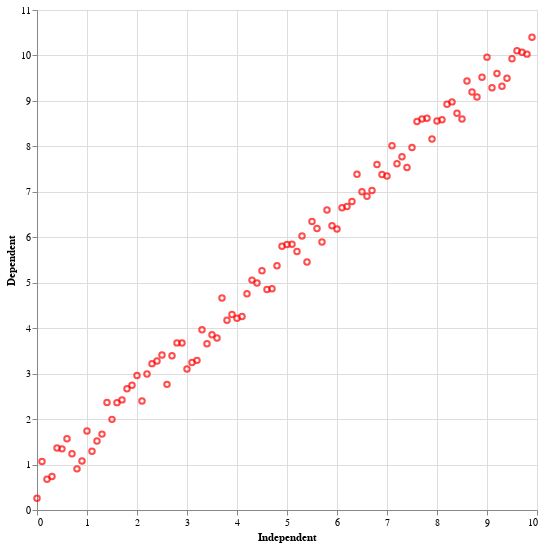

Here is the notebook cell this chart was saved with:
### Markdown cell above
Parametrom color, možemo postići da se tačke na grafiku prikažu željenom bojom.

### Code cell
df |> @vlplot(
    mark = {:point, color="red"},
    x = :Independent,
    y = :Dependent,
    width = 500,
    height = 500
)

### Figure 1 — Vega-Lite specification as saved in the notebook (floating-point values rounded to 4 significant figures)
{"data": {"values": [{"Dependent": 0.2585, "Grade": 2, "Group": "Yes", "Independent": 0, "Scale": 13}, {"Dependent": 1.069, "Grade": 1, "Group": "No", "Independent": 0.1, "Scale": 11}, {"Dependent": 0.6742, "Grade": 2, "Group": "Yes", "Independent": 0.2, "Scale": 19}, {"Dependent": 0.7345, "Grade": 2, "Group": "Yes", "Independent": 0.3, "Scale": 14}, {"Dependent": 1.366, "Grade": 2, "Group": "Yes", "Independent": 0.4, "Scale": 13}, {"Dependent": 1.345, "Grade": 1, "Group": "No", "Independent": 0.5, "Scale": 20}, {"Dependent": 1.566, "Grade": 1, "Group": "No", "Independent": 0.6, "Scale": 11}, {"Dependent": 1.237, "Grade": 1, "Group": "No", "Independent": 0.7, "Scale": 15}, {"Dependent": 0.9048, "Grade": 3, "Group": "Yes", "Independent": 0.8, "Scale": 20}, {"Dependent": 1.077, "Grade": 2, "Group": "Yes", "Independent": 0.9, "Scale": 11}, {"Dependent": 1.74, "Grade": 1, "Group": "Yes", "Independent": 1, "Scale": 15}, {"Dependent": 1.292, "Grade": 3, "Group": "Yes", "Independent": 1.1, "Scale": 13}, {"Dependent": 1.518, "Grade": 2, "Group": "No", "Independent": 1.2, "Scale": 12}, {"Dependent": 1.669, "Grade": 1, "Group": "Yes", "Independent": 1.3, "Scale": 14}, {"Dependent": 2.365, "Grade": 3, "Group": "Yes", "Independent": 1.4, "Scale": 12}, {"Dependent": 1.994, "Grade": 3, "Group": "Yes", "Independent": 1.5, "Scale": 12}, {"Dependent": 2.362, "Grade": 1, "Group": "No", "Independent": 1.6, "Scale": 12}, {"Dependent": 2.423, "Grade": 1, "Group": "No", "Independent": 1.7, "Scale": 12}, {"Dependent": 2.67, "Grade": 3, "Group": "No", "Independent": 1.8, "Scale": 16}, {"Dependent": 2.746, "Grade": 1, "Group": "No", "Independent": 1.9, "Scale": 13}, {"Dependent": 2.96, "Grade": 2, "Group": "No", "Independent": 2, "Scale": 17}, {"Dependent": 2.399, "Grade": 2, "Group": "Yes", "Independent": 2.1, "Scale": 11}, {"Dependent": 2.992, "Grade": 3, "Group": "No", "Independent": 2.2, "Scale": 12}, {"Dependent": 3.22, "Grade": 3, "Group": "No", "Independent": 2.3, "Scale": 20}, {"Dependent": 3.279, "Grade": 1, "Group": "No", "Independent": 2.4, "Scale": 13}, {"Dependent": 3.408, "Grade": 1, "Group": "No", "Independent": 2.5, "Scale": 13}, {"Dependent": 2.764, "Grade": 1, "Group": "No", "Independent": 2.6, "Scale": 12}, {"Dependent": 3.394, "Grade": 1, "Group": "Yes", "Independent": 2.7, "Scale": 17}, {"Dependent": 3.677, "Grade": 1, "Group": "No", "Independent": 2.8, "Scale": 15}, {"Dependent": 3.674, "Grade": 3, "Group": "No", "Independent": 2.9, "Scale": 19}, {"Dependent": 3.101, "Grade": 1, "Group": "No", "Independent": 3, "Scale": 15}, {"Dependent": 3.246, "Grade": 2, "Group": "Yes", "Independent": 3.1, "Scale": 18}, {"Dependent": 3.292, "Grade": 3, "Group": "Yes", "Independent": 3.2, "Scale": 11}, {"Dependent": 3.965, "Grade": 2, "Group": "No", "Independent": 3.3, "Scale": 20}, {"Dependent": 3.66, "Grade": 3, "Group": "No", "Independent": 3.4, "Scale": 16}, {"Dependent": 3.856, "Grade": 3, "Group": "No", "Independent": 3.5, "Scale": 12}, {"Dependent": 3.785, "Grade": 1, "Group": "Yes", "Independent": 3.6, "Scale": 11}, {"Dependent": 4.663, "Grade": 3, "Group": "No", "Independent": 3.7, "Scale": 17}, {"Dependent": 4.176, "Grade": 2, "Group": "No", "Independent": 3.8, "Scale": 13}, {"Dependent": 4.302, "Grade": 1, "Group": "Yes", "Independent": 3.9, "Scale": 16}, {"Dependent": 4.216, "Grade": 3, "Group": "Yes", "Independent": 4, "Scale": 15}, {"Dependent": 4.259, "Grade": 3, "Group": "Yes", "Independent": 4.1, "Scale": 20}, {"Dependent": 4.758, "Grade": 3, "Group": "Yes", "Independent": 4.2, "Scale": 20}, {"Dependent": 5.057, "Grade": 3, "Group": "No", "Independent": 4.3, "Scale": 10}, {"Dependent": 4.992, "Grade": 2, "Group": "No", "Independent": 4.4, "Scale": 17}, {"Dependent": 5.266, "Grade": 2, "Group": "Yes", "Independent": 4.5, "Scale": 19}, {"Dependent": 4.85, "Grade": 2, "Group": "Yes", "Independent": 4.6, "Scale": 18}, {"Dependent": 4.868, "Grade": 1, "Group": "No", "Independent": 4.7, "Scale": 13}, {"Dependent": 5.372, "Grade": 2, "Group": "Yes", "Independent": 4.8, "Scale": 17}, {"Dependent": 5.801, "Grade": 3, "Group": "No", "Independent": 4.9, "Scale": 14}, {"Dependent": 5.843, "Grade": 3, "Group": "No", "Independent": 5, "Scale": 11}, {"Dependent": 5.846, "Grade": 3, "Group": "Yes", "Independent": 5.1, "Scale": 15}, {"Dependent": 5.685, "Grade": 3, "Group": "Yes", "Independent": 5.2, "Scale": 18}, {"Dependent": 6.028, "Grade": 2, "Group": "Yes", "Independent": 5.3, "Scale": 19}, {"Dependent": 5.457, "Grade": 1, "Group": "No", "Independent": 5.4, "Scale": 14}, {"Dependent": 6.348, "Grade": 2, "Group": "No", "Independent": 5.5, "Scale": 12}, {"Dependent": 6.192, "Grade": 2, "Group": "Yes", "Independent": 5.6, "Scale": 12}, {"Dependent": 5.896, "Grade": 1, "Group": "No", "Independent": 5.7, "Scale": 11}, {"Dependent": 6.599, "Grade": 2, "Group": "No", "Independent": 5.8, "Scale": 17}, {"Dependent": 6.254, "Grade": 3, "Group": "Yes", "Independent": 5.9, "Scale": 19}, {"Dependent": 6.18, "Grade": 2, "Group": "Yes", "Independent": 6, "Scale": 19}, {"Dependent": 6.649, "Grade": 1, "Group": "No", "Independent": 6.1, "Scale": 10}, {"Dependent": 6.679, "Grade": 3, "Group": "Yes", "Independent": 6.2, "Scale": 16}, {"Dependent": 6.785, "Grade": 3, "Group": "Yes", "Independent": 6.3, "Scale": 12}, {"Dependent": 7.385, "Grade": 3, "Group": "Yes", "Independent": 6.4, "Scale": 17}, {"Dependent": 6.999, "Grade": 2, "Group": "Yes", "Independent": 6.5, "Scale": 10}, {"Dependent": 6.903, "Grade": 1, "Group": "No", "Independent": 6.6, "Scale": 11}, {"Dependent": 7.028, "Grade": 1, "Group": "No", "Independent": 6.7, "Scale": 17}, {"Dependent": 7.603, "Grade": 2, "Group": "Yes", "Independent": 6.8, "Scale": 13}, {"Dependent": 7.379, "Grade": 1, "Group": "No", "Independent": 6.9, "Scale": 13}, {"Dependent": 7.346, "Grade": 3, "Group": "Yes", "Independent": 7, "Scale": 16}, {"Dependent": 8.015, "Grade": 1, "Group": "Yes", "Independent": 7.1, "Scale": 20}, {"Dependent": 7.616, "Grade": 2, "Group": "Yes", "Independent": 7.2, "Scale": 18}, {"Dependent": 7.771, "Grade": 3, "Group": "No", "Independent": 7.3, "Scale": 15}, {"Dependent": 7.534, "Grade": 2, "Group": "Yes", "Independent": 7.4, "Scale": 10}, {"Dependent": 7.974, "Grade": 1, "Group": "No", "Independent": 7.5, "Scale": 19}, {"Dependent": 8.549, "Grade": 3, "Group": "Yes", "Independent": 7.6, "Scale": 17}, {"Dependent": 8.603, "Grade": 1, "Group": "Yes", "Independent": 7.7, "Scale": 16}, {"Dependent": 8.616, "Grade": 1, "Group": "No", "Independent": 7.8, "Scale": 13}, {"Dependent": 8.162, "Grade": 3, "Group": "Yes", "Independent": 7.9, "Scale": 14}, {"Dependent": 8.559, "Grade": 1, "Group": "Yes", "Independent": 8, "Scale": 11}, {"Dependent": 8.583, "Grade": 3, "Group": "Yes", "Independent": 8.1, "Scale": 17}, {"Dependent": 8.924, "Grade": 3, "Group": "Yes", "Independent": 8.2, "Scale": 13}, {"Dependent": 8.979, "Grade": 3, "Group": "No", "Independent": 8.3, "Scale": 10}, {"Dependent": 8.73, "Grade": 3, "Group": "Yes", "Independent": 8.4, "Scale": 18}, {"Dependent": 8.603, "Grade": 3, "Group": "No", "Independent": 8.5, "Scale": 17}, {"Dependent": 9.44, "Grade": 2, "Group": "Yes", "Independent": 8.6, "Scale": 16}, {"Dependent": 9.195, "Grade": 1, "Group": "Yes", "Independent": 8.7, "Scale": 20}, {"Dependent": 9.085, "Grade": 2, "Group": "No", "Independent": 8.8, "Scale": 15}, {"Dependent": 9.521, "Grade": 3, "Group": "Yes", "Independent": 8.9, "Scale": 17}, {"Dependent": 9.963, "Grade": 1, "Group": "No", "Independent": 9, "Scale": 16}, {"Dependent": 9.29, "Grade": 2, "Group": "Yes", "Independent": 9.1, "Scale": 14}, {"Dependent": 9.604, "Grade": 1, "Group": "Yes", "Independent": 9.2, "Scale": 16}, {"Dependent": 9.324, "Grade": 1, "Group": "Yes", "Independent": 9.3, "Scale": 20}, {"Dependent": 9.5, "Grade": 1, "Group": "No", "Independent": 9.4, "Scale": 11}, {"Dependent": 9.925, "Grade": 3, "Group": "Yes", "Independent": 9.5, "Scale": 14}, {"Dependent": 10.1, "Grade": 2, "Group": "Yes", "Independent": 9.6, "Scale": 13}, {"Dependent": 10.07, "Grade": 1, "Group": "Yes", "Independent": 9.7, "Scale": 16}, {"Dependent": 10.03, "Grade": 2, "Group": "No", "Independent": 9.8, "Scale": 10}, {"Dependent": 10.4, "Grade": 1, "Group": "No", "Independent": 9.9, "Scale": 15}]}, "encoding": {"x": {"field": "Independent", "type": "quantitative"}, "y": {"field": "Dependent", "type": "quantitative"}}, "height": 500, "mark": {"color": "red", "type": "point"}, "width": 500}
